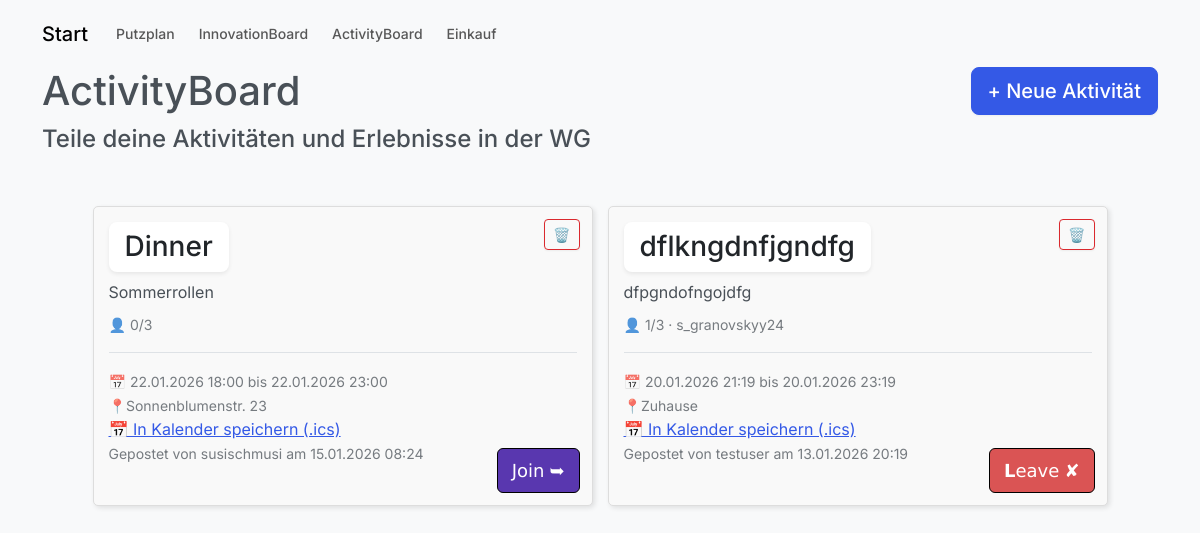
Screenshot of /activityboard/ (signed in) with the database file from the repository.
### db.py (models this page shows)
class Activity(db.Model):
    __tablename__ = 'ACTIVITY'
    activity_id = db.Column(db.Integer, primary_key=True, index=True, unique=True)
    wg_id = db.Column(db.Integer, db.ForeignKey('WG.wg_id'), nullable=False)
    created_by = db.Column(db.Integer, db.ForeignKey('USER.user_id'), nullable=False)
    title = db.Column(db.String, nullable=False)
    description = db.Column(db.String)
    date = db.Column(db.DateTime, nullable=False)
    location = db.Column(db.String)
    max_participants = db.Column(db.Integer, nullable=True)
    participants = db.relationship(
        "User",
        secondary=activity_participants,
        back_populates="joined_activities"
    )  #participants
    created_at = db.Column(db.DateTime, server_default=db.func.now())
    updated_at = db.Column(db.DateTime, nullable=False)  #new time varivable as to not migrate
    wg = db.relationship('Wg', back_populates='activities')
    creator = db.relationship('User', back_populates='activities_created')

class User(db.Model):
    __tablename__ = 'USER'
    user_id = db.Column(db.Integer, primary_key=True, index=True, unique=True)
    username = db.Column(db.String, nullable=False, unique=True)
    password_hash = db.Column(db.String, nullable=False, unique=True)
    email = db.Column(db.String, nullable=False, unique=True)
    role = db.Column(db.String, nullable=False)
    wg_id = db.Column(db.Integer, db.ForeignKey('WG.wg_id'), nullable=True)
    wg = db.relationship('Wg', back_populates='users')
    cleaning_tasks = db.relationship('CleaningTask', back_populates='assigned_user')
    activities_created = db.relationship('Activity', back_populates='creator')
    ideas = db.relationship('Idea', back_populates='creator',foreign_keys='Idea.created_by')
    idea_comments = db.relationship('Idea_Comment', back_populates='user')
    idea_likes = db.relationship('Idea_Like', back_populates='user')
    added_items = db.relationship('ShoppingItem', foreign_keys='ShoppingItem.added_by', back_populates='added_by_user')
    assigned_items = db.relationship('ShoppingItem', foreign_keys='ShoppingItem.assigned_to', back_populates='assigned_to_user')
    joined_activities = db.relationship(
        "Activity",
        secondary=activity_participants,
        back_populates="participants"
    )  #joined_activities

### app.py (the view, shortened to what this page needs)
@app.route("/activityboard/", methods=['GET', 'POST'])
def activity_board():
    if 'user_id' not in session:
        return redirect(url_for('login'))
    form = ActivityForm()
    current_user_id = int(session["user_id"])
    all_users = User.query.all()
    activities = (Activity.query
                  .filter_by(wg_id=1)  # wg_id = user.wg_id
                  .options(joinedload(Activity.creator), joinedload(Activity.participants))
                  .order_by(Activity.created_at.desc())
                  .all())
    return render_template("activityboard.html", form=form, activities=activities, all_users=all_users, current_user_id=current_user_id)  #To be replaced with current_user().user_id

### templates/activityboard.html (shortened to what this page needs)
{% extends "base.html" %}
{% block content %}
<nav class="navbar navbar-expand-lg navbar-light bg-light">
  <a class="navbar-brand" href="{{ url_for('dashboard') }}">Start</a>
  <div class="navbar-nav">
    <a class="nav-link" href="{{ url_for('putzplan') }}">Putzplan</a>
    <a class="nav-link" href="{{ url_for('innovation_board') }}">InnovationBoard</a>
    <a class="nav-link" href="{{ url_for('activity_board') }}">ActivityBoard</a>
    <a class="nav-link" href="{{ url_for('einkaufsplan') }}">Einkauf</a>
</nav>
<div style="display:flex; justify-content:space-between; align-items:center; margin-bottom: 10px;">
  <h1 style="margin:0;">ActivityBoard</h1>
  <label for="modalToggleNewActivity"
         class="btn btn-lg btn-primary">
    + Neue Aktivität
  </label>
</div>
<h4>Teile deine Aktivitäten und Erlebnisse in der WG</h4>
<br>
<div class="activities-list">
  {% for activity in activities %}
    <div class="activity-card">
      <form method="POST" action="{{ url_for('delete_activity', activity_id=activity.activity_id) }}" style="position: absolute; top: 12px; right: 12px; margin: 0;">
          <button type="submit" class="btn btn-sm btn-outline-danger"
            onclick="return confirm('Aktivität wirklich löschen?');">🗑️</button>
      </form>
      <h3 class="d-inline-block px-3 py-2 rounded-3 bg-white text-dark shadow-sm">{{ activity.title }}</h3>
      <br>
      <p class="activity-desc mb-2">{{ activity.description }}</p>
        <div class="pb-3 mb-3 border-bottom">
          <small class="text-muted">
            {% if activity.max_participants %}
              👤 {{ activity.participants|length }}/{{ activity.max_participants }}
            {% else %}
              👥 {{ activity.participants|length }}
            {% endif %}
            {% if activity.participants|length > 0 %}
              ·
              {% for u in activity.participants %}
                {{ u.username }}{% if not loop.last %}, {% endif %}
              {% endfor %}
            {% endif %}
          </small>
        </div>
      <small class="text-muted">📅 {{ activity.date.strftime('%d.%m.%Y %H:%M') }} bis {{ activity.updated_at.strftime('%d.%m.%Y %H:%M') }}</small>
      {% if activity.location %}
        <br>
        <small class="text-muted">📍{{ activity.location }}</small>
      {% endif %}
        <br>
      <a href="{{ url_for('activity_ics', activity_id=activity.activity_id) }}">📅 In Kalender speichern (.ics)</a>
        <br>
      <small class="text-muted" style="margin-top: 20px; margin-bottom: 5px;">Gepostet von {{ activity.creator.username }} am {{ activity.created_at.strftime('%d.%m.%Y %H:%M') }}</small>
      <br>
            {% set is_joined = current_user_id and (activity.participants
            | selectattr('user_id', 'equalto', current_user_id)
            | list | length > 0) %}
        <form method="POST"
              action="{% if is_joined %}{{ url_for('leave_activity', activity_id=activity.activity_id) }}{% else %}{{ url_for('join_activity', activity_id=activity.activity_id) }}{% endif %}"
              class="m-0 action-form">
          <button type="submit"
                  class="action-btn {% if is_joined %}action-leave{% else %}action-join{% endif %}"
                  onclick="return confirm('{% if is_joined %}Von der Aktivität wirklich abmelden?{% else %}Aktivität wirklich beitreten?{% endif %}');">
            {% if is_joined %}𝗟𝖾𝖺𝗏𝖾 ✘{% else %}𝖩𝗈𝗂𝗇 ➥{% endif %}
          </button>
        </form>
    </div>
  {% else %}
    <p>Noch keine Aktivitäten geteilt. Sei der/die Erste!</p>
  {% endfor %}
</div>
{% endblock %}

### templates/activityboard.html (style rules this page uses)
.activities-list { display: flex; gap: 15px; align-items: flex-start; justify-content: center; margin-top: 20px; }
.activity-card { position: relative; border: 1px solid #ddd; border-radius: 5px; padding: 15px; padding-bottom: 60px; background-color: #f9f9f9; box-shadow: 2px 2px 5px rgba(0,0,0,0.1); width: 100%; max-width: 500px; }
.activity-card .action-form { position: absolute; right: 12px; bottom: 12px; margin: 0; }
.activity-card .action-btn { display: inline-block; width: auto; height: auto; padding: 8px 14px; border-radius: 6px; border: 1px solid black; color: white; font-size: 18px; cursor: pointer; white-space: nowrap; }
.activity-card .action-join { background-color: rgb(89, 55, 175); }
.activity-card .action-leave { background-color: rgb(218, 84, 84); }
.activity-card h3 { padding-right: 60px; }
.activity-card { padding-bottom: 40px; }
.activity-desc { white-space: pre-wrap; overflow-wrap: anywhere; word-break: break-word; max-width: 100%; }

### rows the page displays
Activity: title "Dinner", description "Sommerrollen", participants|length "0", max_participants "3", date "22.01.2026 18:00", updated_at "22.01.2026 23:00", location "Sonnenblumenstr. 23", creator.username "susischmusi", created_at "15.01.2026 08:24", shows "𝖩𝗈𝗂𝗇 ➥"
Activity: title "dflkngdnfjgndfg", description "dfpgndofngojdfg", participants|length "1", max_participants "3", date "20.01.2026 21:19", updated_at "20.01.2026 23:19", location "Zuhause", creator.username "testuser", created_at "13.01.2026 20:19", shows "𝗟𝖾𝖺𝗏𝖾 ✘"
User: username "s_granovskyy24"
